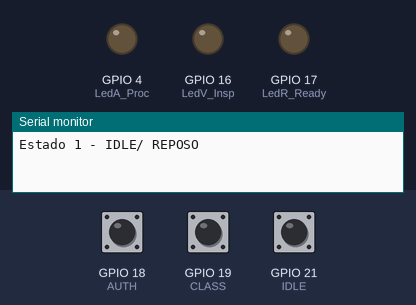
Bench run of a sketch on a simulated ESP32. On the bench: output pins drawn as LEDs (lit = HIGH), the last lines printed to the serial monitor. The test bench sets the inputs (shaded band); at power-on: GPIO 18 (AUTH) HIGH, GPIO 19 (CLASS) HIGH, GPIO 21 (IDLE) HIGH.

Above: at 1.2 s.
1.3 s: GPIO 18 (AUTH) pulled LOW for 0.15 s
4.4 s: GPIO 19 (CLASS) pulled LOW for 0.15 s
At 6.9 s:
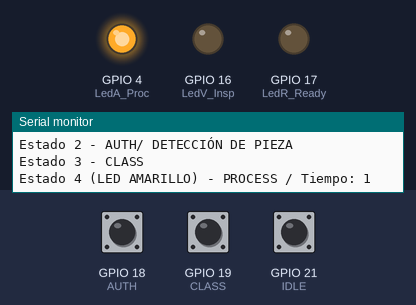
At 11.9 s:
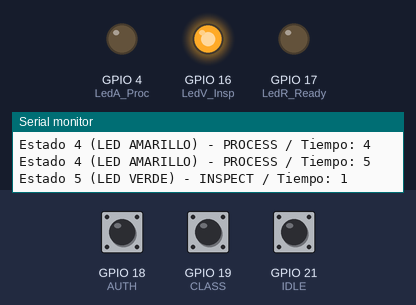
13.5 s: GPIO 21 (IDLE) pulled LOW for 0.15 s
At 14.3 s:
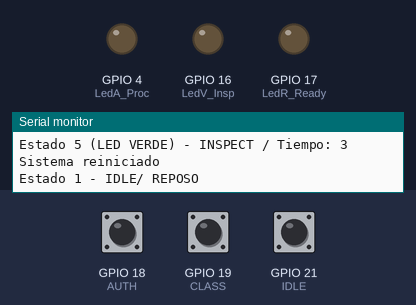
Timing chart, 0 to 16.5 s (numbered marks = the images above; inputs shaded):
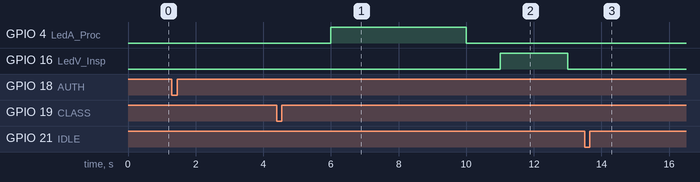

Measured:
- after the input at 4.4 s, GPIO 4 (LedA_Proc): LOW → HIGH after 1.6 s, → LOW 4.0 s later; GPIO 16 (LedV_Insp): LOW → HIGH after 6.6 s, → LOW 2.0 s later
- after the input at 13.5 s, GPIO 17 (LedR_Ready): stays LOW (without the input it goes to HIGH after 0.50 s)

The sketch:

codigo.ino
```cpp
#define LedA_Proc 4
#define LedV_Insp 16
#define LedR_Ready 17
#define AUTH 18
#define CLASS 19
#define IDLE 21

volatile int ticks = 0;
volatile int counter = 0;

int estado = 1;

hw_timer_t * timer = NULL;
portMUX_TYPE timerMux = portMUX_INITIALIZER_UNLOCKED;

void IRAM_ATTR onTimer()
{
  portENTER_CRITICAL_ISR(&timerMux);
  ticks = 1;
  counter++;
  portEXIT_CRITICAL_ISR(&timerMux);
}

void IRAM_ATTR isrAuth()
{
  if (estado == 1) estado = 2;
}

void IRAM_ATTR isrClass()
{
  if (estado == 2) estado = 3;
}

void IRAM_ATTR isrIdle()
{
  if (estado == 6)
  {
    Serial.println("Sistema reiniciado");
    estado = 1;
  }
}

void setup()
{
  Serial.begin(9600);

  pinMode(LedA_Proc, OUTPUT);
  pinMode(LedV_Insp, OUTPUT);
  pinMode(LedR_Ready, OUTPUT);
  pinMode(AUTH, INPUT_PULLUP);
  pinMode(CLASS, INPUT_PULLUP);
  pinMode(IDLE, INPUT_PULLUP);

  attachInterrupt(AUTH, isrAuth, FALLING);
  attachInterrupt(CLASS, isrClass, FALLING);
  attachInterrupt(IDLE, isrIdle, FALLING);

  timer = timerBegin(1000000);
  timerAttachInterrupt(timer, &onTimer);
  timerAlarm(timer, 1000000, true, 0);
}

void loop()
{
  if (ticks == 1)
  {
    ticks = 0;

    if (estado == 1)
    {
      Serial.println("Estado 1 - IDLE/ REPOSO");
      digitalWrite(LedA_Proc, LOW);
      digitalWrite(LedV_Insp, LOW);
      digitalWrite(LedR_Ready, LOW);
    }
    else if (estado == 2)
    {
      Serial.println("Estado 2 - AUTH/ DETECCIÓN DE PIEZA");
    }
    else if (estado == 3)
    {
      Serial.println("Estado 3 - CLASS");
      estado = 4;
      counter = 0;
    }
    else if (estado == 4)
    {
      Serial.print("Estado 4 (LED AMARILLO) - PROCESS / Tiempo: ");
      Serial.println(counter);

      digitalWrite(LedA_Proc, HIGH);

      if (counter >= 5)
      {
        digitalWrite(LedA_Proc, LOW);
        estado = 5;
        counter = 0;
      }
    }
    else if (estado == 5)
    {
      Serial.print("Estado 5 (LED VERDE) - INSPECT / Tiempo: ");
      Serial.println(counter);
      digitalWrite(LedV_Insp, HIGH);

      if (counter >= 3)
      {
        digitalWrite(LedV_Insp, LOW);
        estado = 6;
        counter = 0;
      }
    }
    else if (estado == 6)
    {
      Serial.println("Estado 6 (LED ROJO) - READY");
      digitalWrite(LedR_Ready, HIGH);
    }
  }
}
```
